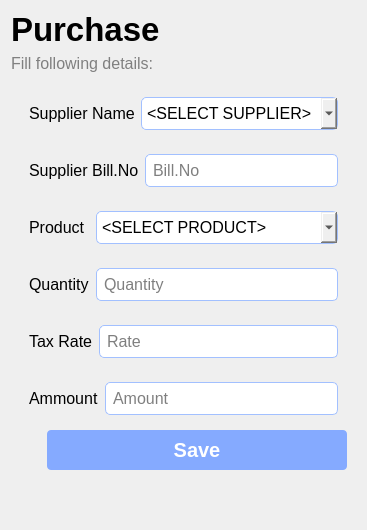
             <widget class="QWidget" name="page_7">
              <layout class="QVBoxLayout" name="verticalLayout_12">
               <item>
                <widget class="QLabel" name="label_41">
                 <property name="font">
                  <font>
                   <pointsize>25</pointsize>
                   <weight>75</weight>
                   <bold>true</bold>
                  </font>
                 </property>
                 <property name="text">
                  <string>Purchase</string>
                 </property>
                </widget>
               </item>
               <item>
                <widget class="QLabel" name="label_57">
                 <property name="font">
                  <font>
                   <pointsize>12</pointsize>
                  </font>
                 </property>
                 <property name="styleSheet">
                  <string notr="true">color: gray;

</string>
                 </property>
                 <property name="text">
                  <string>Fill following details:</string>
                 </property>
                </widget>
               </item>
               <item>
                <widget class="QWidget" name="widget_36" native="true">
                 <layout class="QVBoxLayout" name="verticalLayout_13">
                  <item>
                   <widget class="QWidget" name="widget_37" native="true">
                    <layout class="QHBoxLayout" name="horizontalLayout_34">
                     <item>
                      <widget class="QLabel" name="label_42">
                       <property name="sizePolicy">
                        <sizepolicy hsizetype="Expanding" vsizetype="Preferred">
                         <horstretch>2</horstretch>
                         <verstretch>0</verstretch>
                        </sizepolicy>
                       </property>
                       <property name="font">
                        <font>
                         <pointsize>12</pointsize>
                        </font>
                       </property>
                       <property name="text">
                        <string>Supplier Name</string>
                       </property>
                      </widget>
                     </item>
                     <item>
                      <widget class="QComboBox" name="comboBox_3">
                       <property name="sizePolicy">
                        <sizepolicy hsizetype="Expanding" vsizetype="Fixed">
                         <horstretch>8</horstretch>
                         <verstretch>0</verstretch>
                        </sizepolicy>
                       </property>
                       <property name="font">
                        <font>
                         <pointsize>12</pointsize>
                        </font>
                       </property>
                       <property name="styleSheet">
                        <string notr="true">border-radius: 5px;
border: 1px solid rgb(162, 192, 255);
padding: 5px;</string>
                       </property>
                       <item>
                        <property name="text">
                         <string>&lt;SELECT SUPPLIER&gt;</string>
                        </property>
                       </item>
                      </widget>
                     </item>
                    </layout>
                   </widget>
                  </item>
                  <item>
                   <widget class="QWidget" name="widget_41" native="true">
                    <layout class="QHBoxLayout" name="horizontalLayout_38">
                     <item>
                      <widget class="QLabel" name="label_46">
                       <property name="sizePolicy">
                        <sizepolicy hsizetype="Expanding" vsizetype="Preferred">
                         <horstretch>2</horstretch>
                         <verstretch>0</verstretch>
                        </sizepolicy>
                       </property>
                       <property name="font">
                        <font>
                         <pointsize>12</pointsize>
                        </font>
                       </property>
                       <property name="text">
                        <string>Supplier Bill.No</string>
                       </property>
                      </widget>
                     </item>
                     <item>
                      <widget class="QLineEdit" name="lineEdit_33">
                       <property name="sizePolicy">
                        <sizepolicy hsizetype="Expanding" vsizetype="Fixed">
                         <horstretch>8</horstretch>
                         <verstretch>0</verstretch>
                        </sizepolicy>
                       </property>
                       <property name="font">
                        <font>
                         <pointsize>12</pointsize>
                        </font>
                       </property>
                       <property name="styleSheet">
                        <string notr="true">border-radius: 5px;
border: 1px solid rgb(162, 192, 255);
padding: 5px;</string>
                       </property>
                       <property name="placeholderText">
                        <string>Bill.No</string>
                       </property>
                      </widget>
                     </item>
                    </layout>
                   </widget>
                  </item>
                  <item>
                   <widget class="QWidget" name="widget_38" native="true">
                    <layout class="QHBoxLayout" name="horizontalLayout_35">
                     <item>
                      <widget class="QLabel" name="label_43">
                       <property name="sizePolicy">
                        <sizepolicy hsizetype="Expanding" vsizetype="Preferred">
                         <horstretch>2</horstretch>
                         <verstretch>0</verstretch>
                        </sizepolicy>
                       </property>
                       <property name="font">
                        <font>
                         <pointsize>12</pointsize>
                        </font>
                       </property>
                       <property name="text">
                        <string>Product</string>
                       </property>
                      </widget>
                     </item>
                     <item>
                      <widget class="QComboBox" name="comboBox_4">
                       <property name="sizePolicy">
                        <sizepolicy hsizetype="Expanding" vsizetype="Fixed">
                         <horstretch>8</horstretch>
                         <verstretch>0</verstretch>
                        </sizepolicy>
                       </property>
                       <property name="font">
                        <font>
                         <pointsize>12</pointsize>
                        </font>
                       </property>
                       <property name="styleSheet">
                        <string notr="true">border-radius: 5px;
border: 1px solid rgb(162, 192, 255);
padding: 5px;</string>
                       </property>
                       <item>
                        <property name="text">
                         <string>&lt;SELECT PRODUCT&gt;</string>
                        </property>
                       </item>
                      </widget>
                     </item>
                    </layout>
                   </widget>
                  </item>
                  <item>
                   <widget class="QWidget" name="widget_39" native="true">
                    <layout class="QHBoxLayout" name="horizontalLayout_36">
                     <item>
                      <widget class="QLabel" name="label_44">
                       <property name="sizePolicy">
                        <sizepolicy hsizetype="Expanding" vsizetype="Preferred">
                         <horstretch>2</horstretch>
                         <verstretch>0</verstretch>
                        </sizepolicy>
                       </property>
                       <property name="font">
                        <font>
                         <pointsize>12</pointsize>
                        </font>
                       </property>
                       <property name="text">
                        <string>Quantity</string>
                       </property>
                      </widget>
                     </item>
                     <item>
                      <widget class="QLineEdit" name="lineEdit_31">
                       <property name="sizePolicy">
                        <sizepolicy hsizetype="Expanding" vsizetype="Fixed">
                         <horstretch>8</horstretch>
                         <verstretch>0</verstretch>
                        </sizepolicy>
                       </property>
                       <property name="font">
                        <font>
                         <pointsize>12</pointsize>
                        </font>
                       </property>
                       <property name="styleSheet">
                        <string notr="true">border-radius: 5px;
border: 1px solid rgb(162, 192, 255);
padding: 5px;</string>
                       </property>
                       <property name="placeholderText">
                        <string>Quantity</string>
                       </property>
                      </widget>
                     </item>
                    </layout>
                   </widget>
                  </item>
                  <item>
                   <widget class="QWidget" name="widget_40" native="true">
                    <layout class="QHBoxLayout" name="horizontalLayout_37">
                     <item>
                      <widget class="QLabel" name="label_45">
                       <property name="sizePolicy">
                        <sizepolicy hsizetype="Expanding" vsizetype="Preferred">
                         <horstretch>2</horstretch>
                         <verstretch>0</verstretch>
                        </sizepolicy>
                       </property>
                       <property name="font">
                        <font>
                         <pointsize>12</pointsize>
                        </font>
                       </property>
                       <property name="text">
                        <string>Tax Rate</string>
                       </property>
                      </widget>
                     </item>
                     <item>
                      <widget class="QLineEdit" name="lineEdit_32">
                       <property name="sizePolicy">
                        <sizepolicy hsizetype="Expanding" vsizetype="Fixed">
                         <horstretch>8</horstretch>
                         <verstretch>0</verstretch>
                        </sizepolicy>
                       </property>
                       <property name="font">
                        <font>
                         <pointsize>12</pointsize>
                        </font>
                       </property>
                       <property name="styleSheet">
                        <string notr="true">border-radius: 5px;
border: 1px solid rgb(162, 192, 255);
padding: 5px;</string>
                       </property>
                       <property name="placeholderText">
                        <string>Rate</string>
                       </property>
                      </widget>
                     </item>
                    </layout>
                   </widget>
                  </item>
                  <item>
                   <widget class="QWidget" name="widget_42" native="true">
                    <layout class="QHBoxLayout" name="horizontalLayout_39">
                     <item>
                      <widget class="QLabel" name="label_47">
                       <property name="sizePolicy">
                        <sizepolicy hsizetype="Expanding" vsizetype="Preferred">
                         <horstretch>2</horstretch>
                         <verstretch>0</verstretch>
                        </sizepolicy>
                       </property>
                       <property name="font">
                        <font>
                         <pointsize>12</pointsize>
                        </font>
                       </property>
                       <property name="text">
                        <string>Ammount</string>
                       </property>
                      </widget>
                     </item>
                     <item>
                      <widget class="QLineEdit" name="lineEdit_34">
                       <property name="sizePolicy">
                        <sizepolicy hsizetype="Expanding" vsizetype="Fixed">
                         <horstretch>8</horstretch>
                         <verstretch>0</verstretch>
                        </sizepolicy>
                       </property>
                       <property name="font">
                        <font>
                         <pointsize>12</pointsize>
                        </font>
                       </property>
                       <property name="styleSheet">
                        <string notr="true">border-radius: 5px;
border: 1px solid rgb(162, 192, 255);
padding: 5px;</string>
                       </property>
                       <property name="placeholderText">
                        <string>Amount</string>
                       </property>
                      </widget>
                     </item>
                    </layout>
                   </widget>
                  </item>
                  <item alignment="Qt::AlignRight">
                   <widget class="QPushButton" name="pushButton_19">
                    <property name="minimumSize">
                     <size>
                      <width>300</width>
                      <height>0</height>
                     </size>
                    </property>
                    <property name="maximumSize">
                     <size>
                      <width>300</width>
                      <height>16777215</height>
                     </size>
                    </property>
                    <property name="styleSheet">
                     <string notr="true">background-color: rgb(133, 170, 255);
font-size: 20px;
padding: 8px;
color: white;
font-weight: bold;
border-radius: 4px;
</string>
                    </property>
                    <property name="text">
                     <string>Save</string>
                    </property>
                   </widget>
                  </item>
                  <item>
                   <spacer name="verticalSpacer_15">
                    <property name="orientation">
                     <enum>Qt::Vertical</enum>
                    </property>
                    <property name="sizeHint" stdset="0">
                     <size>
                      <width>20</width>
                      <height>40</height>
                     </size>
                    </property>
                   </spacer>
                  </item>
                 </layout>
                </widget>
               </item>
              </layout>
             </widget>
